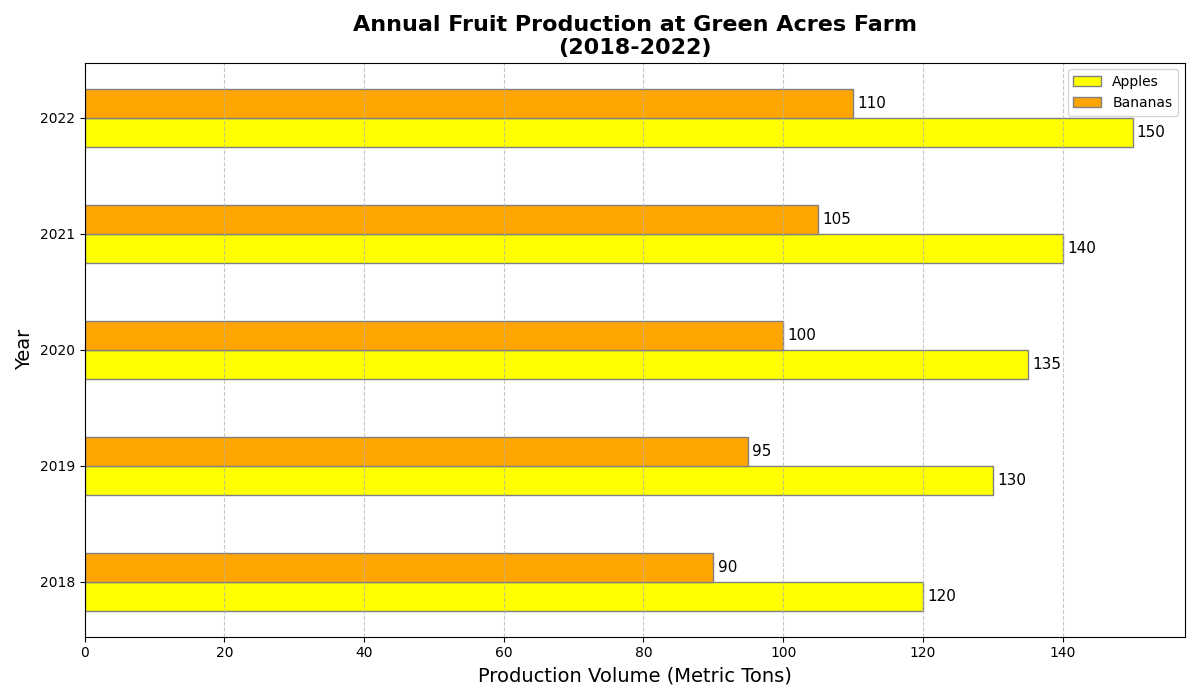

Python code for this plot:
import matplotlib.pyplot as plt
import numpy as np

years = np.arange(2018, 2023)

apples_production = [120, 130, 135, 140, 150]
bananas_production = [90, 95, 100, 105, 110]

bar_height = 0.25

r1 = np.arange(len(years))
r2 = [x + bar_height for x in r1]

fig, ax = plt.subplots(figsize=(12, 7))

bars1 = ax.barh(r1, apples_production, color='yellow', height=bar_height, edgecolor='grey', label='Apples')
bars2 = ax.barh(r2, bananas_production, color='orange', height=bar_height, edgecolor='grey', label='Bananas')

def add_labels(bars, ax):
    for bar in bars:
        width = bar.get_width()
        ax.annotate(f'{width}',
                    xy=(width, bar.get_y() + bar.get_height() / 2),
                    xytext=(3, 0),
                    textcoords="offset points",
                    ha='left', va='center', fontsize=11)

add_labels(bars1, ax)
add_labels(bars2, ax)

ax.set_title("Annual Fruit Production at Green Acres Farm\n(2018-2022)", fontsize=16, fontweight='bold')
ax.set_ylabel("Year", fontsize=14)
ax.set_xlabel("Production Volume (Metric Tons)", fontsize=14)
ax.set_yticks([r + bar_height / 2 for r in range(len(years))])
ax.set_yticklabels(years)
ax.legend()

ax.grid(axis='x', linestyle='--', alpha=0.7)

plt.tight_layout()
plt.show()
